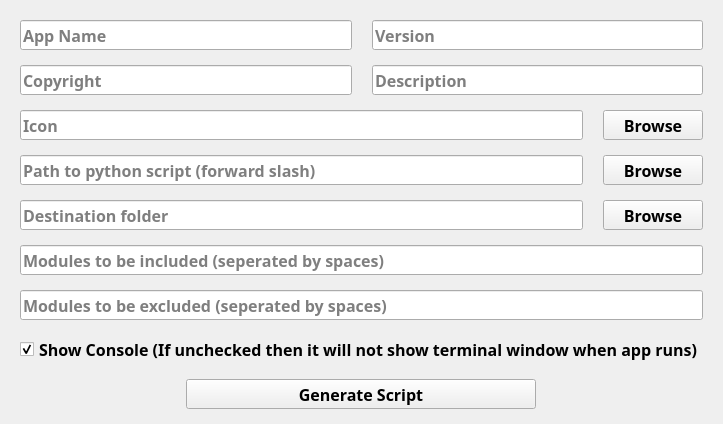
         <widget class="QWidget" name="exe_page">
          <property name="styleSheet">
           <string notr="true">.QlineEdit{border: 2px solid red}
</string>
          </property>
          <layout class="QVBoxLayout" name="verticalLayout_3">
           <property name="spacing">
            <number>15</number>
           </property>
           <property name="leftMargin">
            <number>20</number>
           </property>
           <property name="topMargin">
            <number>20</number>
           </property>
           <property name="rightMargin">
            <number>20</number>
           </property>
           <property name="bottomMargin">
            <number>15</number>
           </property>
           <item>
            <layout class="QHBoxLayout" name="horizontalLayout_2">
             <property name="spacing">
              <number>20</number>
             </property>
             <item>
              <widget class="QLineEdit" name="exe_app_name">
               <property name="minimumSize">
                <size>
                 <width>0</width>
                 <height>30</height>
                </size>
               </property>
               <property name="maximumSize">
                <size>
                 <width>16777215</width>
                 <height>30</height>
                </size>
               </property>
               <property name="font">
                <font>
                 <family>Varela Round</family>
                 <pointsize>12</pointsize>
                 <bold>true</bold>
                </font>
               </property>
               <property name="placeholderText">
                <string>App Name</string>
               </property>
              </widget>
             </item>
             <item>
              <widget class="QLineEdit" name="exe_app_ver">
               <property name="minimumSize">
                <size>
                 <width>0</width>
                 <height>30</height>
                </size>
               </property>
               <property name="maximumSize">
                <size>
                 <width>16777215</width>
                 <height>30</height>
                </size>
               </property>
               <property name="font">
                <font>
                 <family>Varela Round</family>
                 <pointsize>12</pointsize>
                 <bold>true</bold>
                </font>
               </property>
               <property name="placeholderText">
                <string>Version</string>
               </property>
              </widget>
             </item>
            </layout>
           </item>
           <item>
            <layout class="QHBoxLayout" name="horizontalLayout_3">
             <property name="spacing">
              <number>20</number>
             </property>
             <item>
              <widget class="QLineEdit" name="exe_app_copyright">
               <property name="minimumSize">
                <size>
                 <width>0</width>
                 <height>30</height>
                </size>
               </property>
               <property name="maximumSize">
                <size>
                 <width>16777215</width>
                 <height>30</height>
                </size>
               </property>
               <property name="font">
                <font>
                 <family>Varela Round</family>
                 <pointsize>12</pointsize>
                 <bold>true</bold>
                </font>
               </property>
               <property name="text">
                <string/>
               </property>
               <property name="placeholderText">
                <string>Copyright</string>
               </property>
              </widget>
             </item>
             <item>
              <widget class="QLineEdit" name="exe_app_description">
               <property name="minimumSize">
                <size>
                 <width>0</width>
                 <height>30</height>
                </size>
               </property>
               <property name="maximumSize">
                <size>
                 <width>16777215</width>
                 <height>30</height>
                </size>
               </property>
               <property name="font">
                <font>
                 <family>Varela Round</family>
                 <pointsize>12</pointsize>
                 <bold>true</bold>
                </font>
               </property>
               <property name="text">
                <string/>
               </property>
               <property name="placeholderText">
                <string>Description</string>
               </property>
              </widget>
             </item>
            </layout>
           </item>
           <item>
            <layout class="QHBoxLayout" name="horizontalLayout_4">
             <property name="spacing">
              <number>20</number>
             </property>
             <item>
              <widget class="QLineEdit" name="exe_app_icon">
               <property name="minimumSize">
                <size>
                 <width>0</width>
                 <height>30</height>
                </size>
               </property>
               <property name="maximumSize">
                <size>
                 <width>16777215</width>
                 <height>30</height>
                </size>
               </property>
               <property name="font">
                <font>
                 <family>Varela Round</family>
                 <pointsize>12</pointsize>
                 <bold>true</bold>
                </font>
               </property>
               <property name="text">
                <string/>
               </property>
               <property name="placeholderText">
                <string>Icon</string>
               </property>
              </widget>
             </item>
             <item>
              <widget class="QPushButton" name="exe_icon_btn">
               <property name="minimumSize">
                <size>
                 <width>100</width>
                 <height>30</height>
                </size>
               </property>
               <property name="maximumSize">
                <size>
                 <width>100</width>
                 <height>30</height>
                </size>
               </property>
               <property name="font">
                <font>
                 <family>Varela Round</family>
                 <pointsize>12</pointsize>
                 <bold>true</bold>
                </font>
               </property>
               <property name="cursor">
                <cursorShape>PointingHandCursor</cursorShape>
               </property>
               <property name="text">
                <string>Browse</string>
               </property>
               <property name="autoDefault">
                <bool>false</bool>
               </property>
               <property name="default">
                <bool>false</bool>
               </property>
               <property name="flat">
                <bool>false</bool>
               </property>
              </widget>
             </item>
            </layout>
           </item>
           <item>
            <layout class="QHBoxLayout" name="horizontalLayout_5">
             <property name="spacing">
              <number>20</number>
             </property>
             <item>
              <widget class="QLineEdit" name="exe_app_pyscript">
               <property name="minimumSize">
                <size>
                 <width>0</width>
                 <height>30</height>
                </size>
               </property>
               <property name="maximumSize">
                <size>
                 <width>16777215</width>
                 <height>30</height>
                </size>
               </property>
               <property name="font">
                <font>
                 <family>Varela Round</family>
                 <pointsize>12</pointsize>
                 <bold>true</bold>
                </font>
               </property>
               <property name="text">
                <string/>
               </property>
               <property name="placeholderText">
                <string>Path to python script (forward slash)</string>
               </property>
              </widget>
             </item>
             <item>
              <widget class="QPushButton" name="exe_script_btn">
               <property name="minimumSize">
                <size>
                 <width>100</width>
                 <height>30</height>
                </size>
               </property>
               <property name="maximumSize">
                <size>
                 <width>100</width>
                 <height>30</height>
                </size>
               </property>
               <property name="font">
                <font>
                 <family>Varela Round</family>
                 <pointsize>12</pointsize>
                 <bold>true</bold>
                </font>
               </property>
               <property name="cursor">
                <cursorShape>PointingHandCursor</cursorShape>
               </property>
               <property name="text">
                <string>Browse</string>
               </property>
              </widget>
             </item>
            </layout>
           </item>
           <item>
            <layout class="QHBoxLayout" name="horizontalLayout_6">
             <property name="spacing">
              <number>20</number>
             </property>
             <item>
              <widget class="QLineEdit" name="exe_app_dest">
               <property name="minimumSize">
                <size>
                 <width>0</width>
                 <height>30</height>
                </size>
               </property>
               <property name="maximumSize">
                <size>
                 <width>16777215</width>
                 <height>30</height>
                </size>
               </property>
               <property name="font">
                <font>
                 <family>Varela Round</family>
                 <pointsize>12</pointsize>
                 <bold>true</bold>
                </font>
               </property>
               <property name="text">
                <string/>
               </property>
               <property name="placeholderText">
                <string>Destination folder</string>
               </property>
              </widget>
             </item>
             <item>
              <widget class="QPushButton" name="exe_dest_btn">
               <property name="minimumSize">
                <size>
                 <width>100</width>
                 <height>30</height>
                </size>
               </property>
               <property name="maximumSize">
                <size>
                 <width>100</width>
                 <height>30</height>
                </size>
               </property>
               <property name="font">
                <font>
                 <family>Varela Round</family>
                 <pointsize>12</pointsize>
                 <bold>true</bold>
                </font>
               </property>
               <property name="cursor">
                <cursorShape>PointingHandCursor</cursorShape>
               </property>
               <property name="text">
                <string>Browse</string>
               </property>
              </widget>
             </item>
            </layout>
           </item>
           <item>
            <layout class="QHBoxLayout" name="horizontalLayout_7">
             <item>
              <widget class="QLineEdit" name="exe_app_modinc">
               <property name="minimumSize">
                <size>
                 <width>0</width>
                 <height>30</height>
                </size>
               </property>
               <property name="maximumSize">
                <size>
                 <width>16777215</width>
                 <height>30</height>
                </size>
               </property>
               <property name="font">
                <font>
                 <family>Varela Round</family>
                 <pointsize>12</pointsize>
                 <bold>true</bold>
                </font>
               </property>
               <property name="text">
                <string/>
               </property>
               <property name="placeholderText">
                <string>Modules to be included (seperated by spaces)</string>
               </property>
              </widget>
             </item>
            </layout>
           </item>
           <item>
            <layout class="QHBoxLayout" name="horizontalLayout_8">
             <item>
              <widget class="QLineEdit" name="exe_app_modexc">
               <property name="minimumSize">
                <size>
                 <width>0</width>
                 <height>30</height>
                </size>
               </property>
               <property name="maximumSize">
                <size>
                 <width>16777215</width>
                 <height>30</height>
                </size>
               </property>
               <property name="font">
                <font>
                 <family>Varela Round</family>
                 <pointsize>12</pointsize>
                 <bold>true</bold>
                </font>
               </property>
               <property name="text">
                <string/>
               </property>
               <property name="placeholderText">
                <string>Modules to be excluded (seperated by spaces)</string>
               </property>
              </widget>
             </item>
            </layout>
           </item>
           <item>
            <layout class="QHBoxLayout" name="horizontalLayout_9">
             <item>
              <widget class="QCheckBox" name="exe_console">
               <property name="font">
                <font>
                 <family>Varela Round</family>
                 <pointsize>12</pointsize>
                 <bold>true</bold>
                </font>
               </property>
               <property name="cursor">
                <cursorShape>PointingHandCursor</cursorShape>
               </property>
               <property name="text">
                <string>Show Console (If unchecked then it will not show terminal window when app runs)</string>
               </property>
               <property name="checked">
                <bool>true</bool>
               </property>
              </widget>
             </item>
            </layout>
           </item>
           <item>
            <layout class="QHBoxLayout" name="horizontalLayout_10">
             <item>
              <widget class="QPushButton" name="exe_gen_btn">
               <property name="minimumSize">
                <size>
                 <width>100</width>
                 <height>30</height>
                </size>
               </property>
               <property name="maximumSize">
                <size>
                 <width>350</width>
                 <height>30</height>
                </size>
               </property>
               <property name="font">
                <font>
                 <family>Varela Round</family>
                 <pointsize>12</pointsize>
                 <bold>true</bold>
                </font>
               </property>
               <property name="cursor">
                <cursorShape>PointingHandCursor</cursorShape>
               </property>
               <property name="text">
                <string>Generate Script</string>
               </property>
              </widget>
             </item>
            </layout>
           </item>
          </layout>
         </widget>
